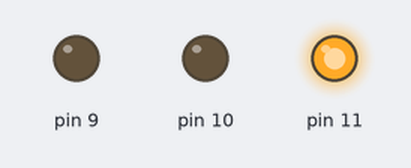
This sketch was run on a simulated Arduino Uno, built with avr-gcc and run on an emulated ATmega328P. Parts: output pins drawn as LEDs (lit = HIGH).

Above: at 0.5 s.
At 2.5 s:
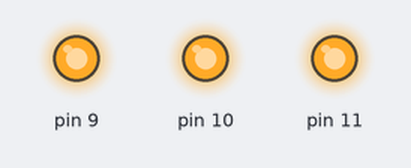
At 3.5 s:
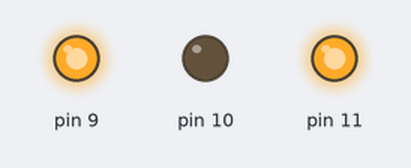
At 4.5 s:
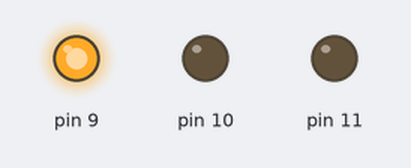
At 6.5 s:
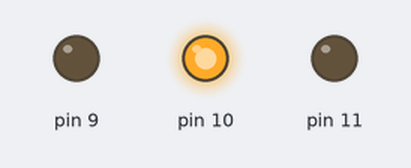
At 9.5 s:
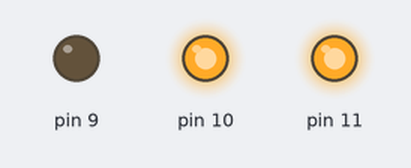
Timing chart, 0 to 10.4 s (numbered marks = the images above):
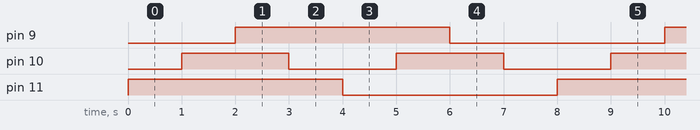

The sketch:

Opdr6.ino
```cpp
void setup()
{
	//ROOD
	pinMode(11, OUTPUT);

  	//BLAUW
  	pinMode(10, OUTPUT);

  	//GROEN
  	pinMode(9, OUTPUT);
}

void loop()
{
  //11
  kleur(255, 0, 0);
  //11 10
  kleur(255, 255, 0);
  //11 10 9
  kleur(255, 255, 255);
  //11 9
  kleur(255, 0, 255);
  //9
  kleur(0, 0, 255);
  //9 10
  kleur(0, 255, 255);
  //10
  kleur(0, 255, 0);
  //reset
  kleur(0, 0, 0);
}

//De reden waarom het RBG is i.p.v. RGB is omdat ik dan input 13, 12 en 11 kan houden.
//(Makkelijker om mee te werken)
void kleur (int Rood, int Blauw, int Groen){
  analogWrite(11, Rood);
  analogWrite(9, Groen);
  analogWrite(10, Blauw);
  delay(1000);
}
```

Measured:
- by itself, pin 9, pin 11: alternates HIGH for 4.0 s and LOW for 4.0 s
- by itself, pin 10: alternates HIGH for 2.0 s and LOW for 2.0 s
- by itself, everything shown: repeats every 8.0 s, in 8 steps
